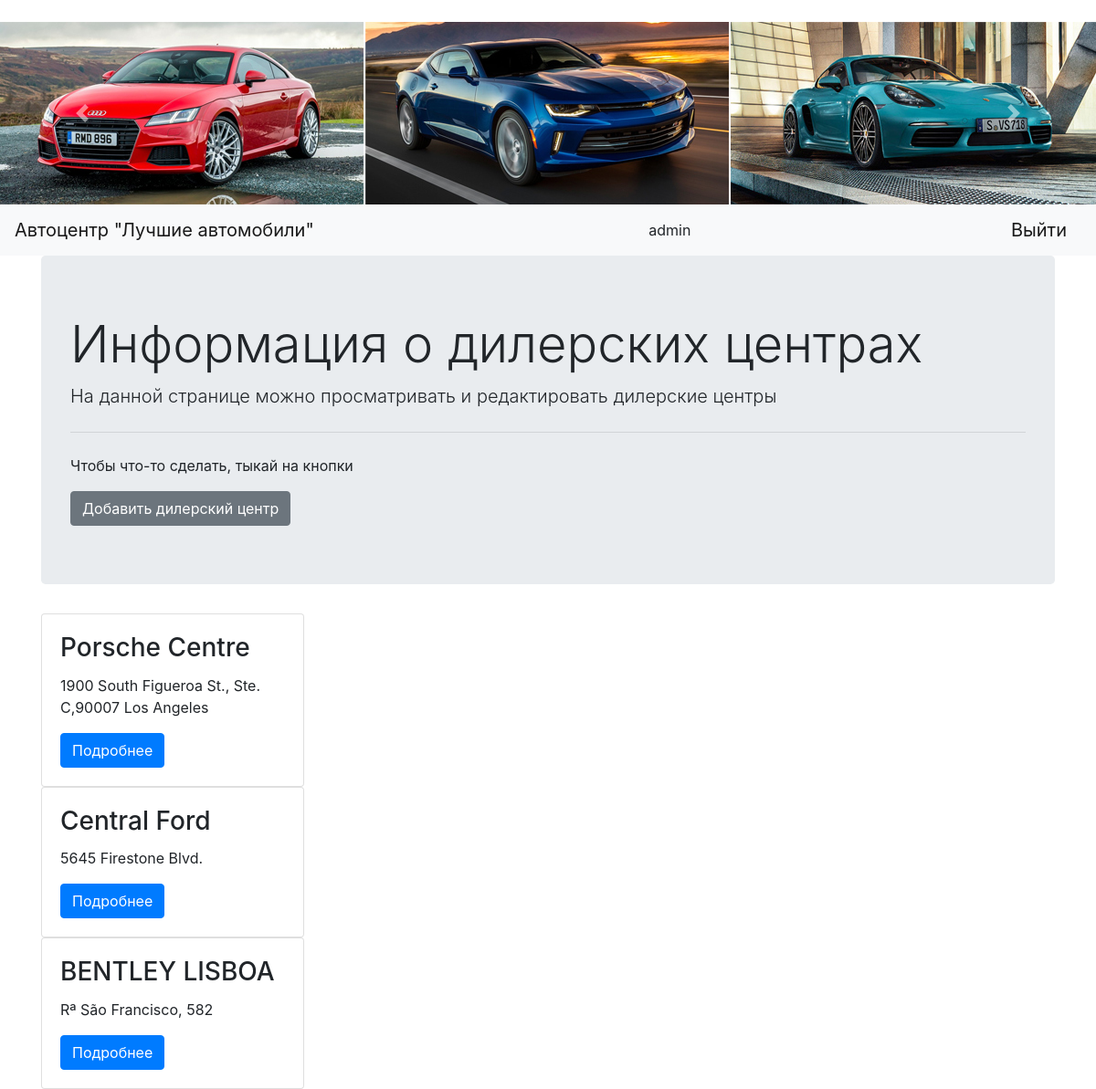
The page /dealer_admin (signed in) on the database its author committed.
### tables this page shows
CREATE TABLE dealers 
                            (dealer_id INTEGER PRIMARY KEY AUTOINCREMENT, 
                             name VARCHAR(20),
                             address VARCHAR(128)
                        );

### index.py (the view)
@app.route('/dealer_admin', methods=['GET'])
def dealer_admin():
    if 'username' not in session:
        return redirect('/login')
    if session['username'] != 'admin':
        flash('Доступ запрещен')
        redirect('index')
    dealers = DealersModel(db.get_connection()).get_all()
    return render_template('dealer_admin.html',
                           username=session['username'],
                           title='Просмотр Дилерских центров',
                           dealers=dealers)

### db.py (called while the page is built)
    def get_connection(self):
        return self.conn

### models.py (called while the page is built)
    def get_all(self):
        cursor = self.connection.cursor()
        cursor.execute("SELECT * FROM dealers")
        rows = cursor.fetchall()
        return rows

### templates/dealer_admin.html
﻿{% extends "base.html" %}
{% block content %}
    <div class="jumbotron">
      <h1 class="display-4">Информация о дилерских центрах</h1>
      <p class="lead">На данной странице можно просматривать и редактировать дилерские центры</p>
      <hr class="my-4">
      <p>Чтобы что-то сделать, тыкай на кнопки</p>
        <a href="{{ url_for('add_dealer') }}">
            <button type="button" class="btn btn-secondary">Добавить дилерский центр</button>
        </a>
    </div>
    {% for item in dealers %}
        <div class="card" style="width: 18rem;">
          <div class="card-body">
            <h3 class="card-title">{{ item[1] }}</h3>
            <p class="card-text">{{ item[2] }}</p>
            <a href="/dealer/{{ item[0] }}" class="btn btn-primary">Подробнее</a>
         </div>
        </div>
    {% endfor %}
{% endblock %}

### rows shown on the page
dealers: name "Porsche Centre", address "1900 South Figueroa St., Ste. C,90007 Los Angeles"
dealers: name "Central Ford", address "5645 Firestone Blvd."
dealers: name "BENTLEY LISBOA", address "Rª São Francisco, 582"

### other values the page prints
{{ username }} "admin"
